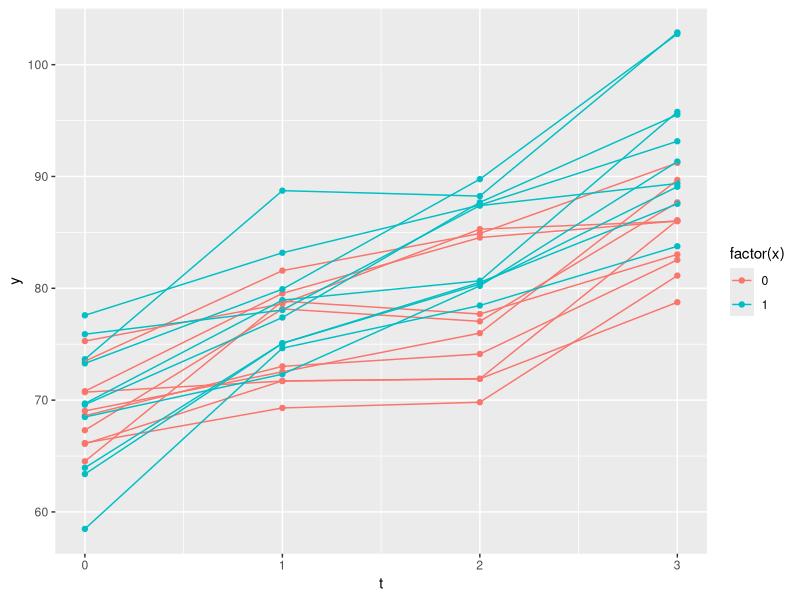

R code for this plot:

### Longitudinal Data Analysis with R Statistical Software
### R simulation studies
### Benjamin French and Bryan Shepherd
### Vanderbilt-Nigeria Biostatistics Workshop
### April 27 -- May 1, 2026

## General set up

library(ggplot2)
library(geepack)
library(lme4)

n <- 50
m <- 4
beta <- c(70, 5, 7)
sigma <- sqrt(10)
D <- sqrt(15)

x <- rep(c(0,1), each=n/2)
b0 <- rnorm(n, 0, D)

data <- data.frame(id=rep(1:n, each=m),
                   x=rep(x, each=m),
                   t=rep((1:m)-1, n),
                   b0=rep(b0, each=m),
                   e=rnorm(n*m, 0, sigma))

data <- within(data, {
  y = beta[1] + b0 + beta[2]*t*(x==0) + beta[3]*t*(x==1) + e
})

## Day 2

# Goal: Compare GEE to linear regression

m_lm <- lm(y ~ x*t, data=data)
summary(m_lm)

m_gee <- geeglm(y ~ x*t, data=data, id=id, corstr="independence")
summary(m_gee)

m_gee_e <- geeglm(y ~ x*t, data=data, id=id, corstr="exchangeable")
summary(m_gee_e)

m_gee <- geeglm(y ~ factor(x):t, data=data, id=id, corstr="independence")
summary(m_gee)

m_gee_e <- geeglm(y ~ factor(x):t, data=data, id=id, corstr="exchangeable")
summary(m_gee_e)


m_gee_a <- geeglm(y ~ x*t, data=data, id=id, corstr="ar1")
summary(m_gee_a)


### Now doing a loop
Nsims<-1000
ests.lm<-ests.gee<-ests.gee.e<-ests.gee.a<-matrix(NA,nrow=Nsims,ncol=4)
ses.lm<-ses.gee<-ses.gee.e<-ses.gee.a<-matrix(NA,nrow=Nsims,ncol=4)
for (i in 1:Nsims){
  n <- 50
  m <- 4
  beta <- c(70, 5, 7)
  sigma <- sqrt(10)
  D <- sqrt(15)
  
  x <- rep(c(0,1), each=n/2)
  b0 <- rnorm(n, 0, D)
  
  data <- data.frame(id=rep(1:n, each=m),
                     x=rep(x, each=m),
                     t=rep((1:m)-1, n),
                     b0=rep(b0, each=m),
                     e=rnorm(n*m, 0, sigma))
  
  data <- within(data, {
    y = beta[1] + b0 + beta[2]*t*(x==0) + beta[3]*t*(x==1) + e
  })
  
  
  m_lm <- lm(y ~ factor(x)*t, data=data)
  ests.lm[i,]<-summary(m_lm)$coeff[,1]
  ses.lm[i,]<-summary(m_lm)$coeff[,2]
  
  m_gee <- geeglm(y ~ factor(x)*t, data=data, id=id, corstr="independence")
  ests.gee[i,]<-summary(m_gee)$coeff[,1]
  ses.gee[i,]<-summary(m_gee)$coeff[,2]
  
  m_gee_e <- geeglm(y ~ factor(x)*t, data=data, id=id, corstr="exchangeable")
  ests.gee.e[i,]<-summary(m_gee_e)$coeff[,1]
  ses.gee.e[i,]<-summary(m_gee_e)$coeff[,2]
  
  m_gee_a <- geeglm(y ~ factor(x)*t, data=data, id=id, corstr="ar1")
  ests.gee.a[i,]<-summary(m_gee_a)$coeff[,1]
  ses.gee.a[i,]<-summary(m_gee_a)$coeff[,2]
  
}

mean(ests.lm[,3] - 1.96*ses.lm[,3] < 5 & ests.lm[,3] + 1.96*ses.lm[,3] >5 )
mean(ests.gee[,3] - 1.96*ses.gee[,3] < beta[2] & ests.gee[,3] + 1.96*ses.gee[,3] >beta[2])
mean(ests.gee.e[,3] - 1.96*ses.gee.e[,3] < beta[2] & ests.gee.e[,3] + 1.96*ses.gee.e[,3] >beta[2])
mean(ests.gee.a[,3] - 1.96*ses.gee.a[,3] < beta[2] & ests.gee.a[,3] + 1.96*ses.gee.a[,3] >beta[2])

mean(ests.lm[,4] - 1.96*ses.lm[,4] < 2 & ests.lm[,4] + 1.96*ses.lm[,4] >2)
mean(ests.gee[,4] - 1.96*ses.gee[,4] < 2 & ests.gee[,4] + 1.96*ses.gee[,4] >2)
mean(ests.gee.e[,4] - 1.96*ses.gee.e[,4] < 2 & ests.gee.e[,4] + 1.96*ses.gee.e[,4] >2)
mean(ests.gee.a[,4] - 1.96*ses.gee.a[,4] < 2 & ests.gee.a[,4] + 1.96*ses.gee.a[,4] >2)




## Day 3

# Goal: Generate data under different error structures and plot

# Change n = 20

# Random intercepts
# sigma <- sqrt(10); D <- sqrt(15) [rho = 0.6]
# sigma <- sqrt(15); D <- sqrt(2) [rho = 0.12]
# sigma <- sqrt(2); D <- sqrt(15) [rho = 0.88]

library(ggplot2)
library(geepack)
library(lme4)

n <- 20
m <- 4
beta <- c(70, 5, 7)
sigma <- sqrt(10)
D <- sqrt(15)

x <- rep(c(0,1), each=n/2)
b0 <- rnorm(n, 0, D)

data <- data.frame(id=rep(1:n, each=m),
                   x=rep(x, each=m),
                   t=rep((1:m)-1, n),
                   b0=rep(b0, each=m),
                   e=rnorm(n*m, 0, sigma))

data <- within(data, {
  y = beta[1] + b0 + beta[2]*t*(x==0) + beta[3]*t*(x==1) + e
})



ggplot(data, aes(t, y, group=id)) +
  geom_point(aes(color=factor(x))) +
  geom_line(aes(color=factor(x)))

# Goal: Compare LME to GEE

# Change back to n = 50



n <- 50
m <- 4
beta <- c(70, 5, 7)
sigma <- sqrt(10)
D <- sqrt(15)

x <- rep(c(0,1), each=n/2)
b0 <- rnorm(n, 0, D)

data <- data.frame(id=rep(1:n, each=m),
                   x=rep(x, each=m),
                   t=rep((1:m)-1, n),
                   b0=rep(b0, each=m),
                   e=rnorm(n*m, 0, sigma))

data <- within(data, {
  y = beta[1] + b0 + beta[2]*t*(x==0) + beta[3]*t*(x==1) + e
})



m_gee <- geeglm(y ~ x*t, data=data, id=id, 
                corstr="exchangeable")
summary(m_gee)

m_lme <- lmer(y ~ (1 | id) + x*t, data=data)
summary(m_lme)

16.7/(16.7+10.5)

cbind(m_gee$coefficients,summary(m_lme)$coefficients[,1])

cbind(summary(m_gee)$coefficients[,2],summary(m_lme)$coefficients[,2])


m_gee1 <- geeglm(y ~ x*t, data=data, id=id, corstr="ar1")
summary(m_gee1)

m_lme1 <- lmer(y ~ (t | id) + x*t, data=data)
summary(m_lme1)

anova(m_lme,m_lme1)

cbind(m_gee$coefficients,summary(m_lme)$coefficients[,1], 
      summary(m_gee1)$coefficients[,1], summary(m_lme1)$coefficients[,1])

cbind(summary(m_gee)$coefficients[,2],summary(m_lme)$coefficients[,2], 
      summary(m_gee1)$coefficients[,2], summary(m_lme1)$coefficients[,2])


# Goal: Dichotomize y and compare GEE to GLMM

data <- within(data, {
  ybin <- ifelse(y>80, 1, 0)})

m_gee.d <- geeglm(ybin ~ x*t, data=data, family=binomial,
                  id=id, corstr="exchangeable")
summary(m_gee.d)

m_glmm.d <- glmer(ybin ~ (1 | id) + x*t, data=data, 
                  family=binomial)
summary(m_glmm.d)


cbind(summary(m_gee.d)$coefficients[,1],summary(m_glmm.d)$coefficients[,1])
cbind(summary(m_gee.d)$coefficients[,2],summary(m_glmm.d)$coefficients[,2])
